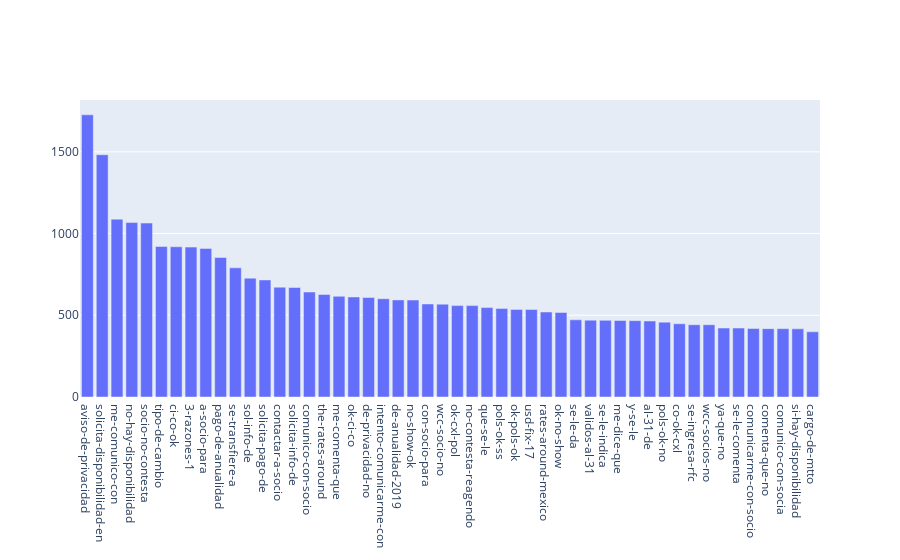

The notebook cell this image was saved under:
### Code cell
data = [go.Bar(
    x=df_ngram.concatenacion.values.tolist(),y=df_ngram.n.values.tolist()
)]
py.offline.iplot(data)

### Figure 1 — Plotly figure (JSON) as saved in the notebook; plotly's stock layout.template omitted (floating-point values rounded to 4 significant figures)
{"data": [{"type": "bar", "x": ["aviso-de-privacidad", "solicita-disponibilidad-en", "me-comunico-con", "no-hay-disponibilidad", "socio-no-contesta", "tipo-de-cambio", "ci-co-ok", "3-razones-1", "a-socio-para", "pago-de-anualidad", "se-transfiere-a", "sol-info-de", "solicita-pago-de", "contactar-a-socio", "solicita-info-de", "comunico-con-socio", "the-rates-around", "me-comenta-que", "ok-ci-co", "de-privacidad-no", "intento-comunicarme-con", "de-anualidad-2019", "no-show-ok", "con-socio-para", "wcc-socio-no", "ok-cxl-pol", "no-contesta-reagendo", "que-se-le", "pols-ok-ss", "ok-pols-ok", "usd-fix-17", "rates-around-mexico", "ok-no-show", "se-le-da", "validos-al-31", "se-le-indica", "me-dice-que", "y-se-le", "al-31-de", "pols-ok-no", "co-ok-cxl", "se-ingresa-rfc", "wcc-socios-no", "ya-que-no", "se-le-comenta", "comunicarme-con-socio", "comenta-que-no", "comunico-con-socia", "si-hay-disponibilidad", "cargo-de-mtto"], "y": [1726, 1482, 1088, 1067, 1064, 921, 919, 917, 909, 854, 790, 727, 716, 672, 670, 642, 627, 616, 612, 609, 601, 594, 593, 569, 568, 559, 559, 547, 541, 536, 535, 520, 517, 472, 470, 469, 468, 467, 465, 458, 448, 442, 442, 422, 422, 419, 418, 418, 417, 399]}], "layout": {}}
